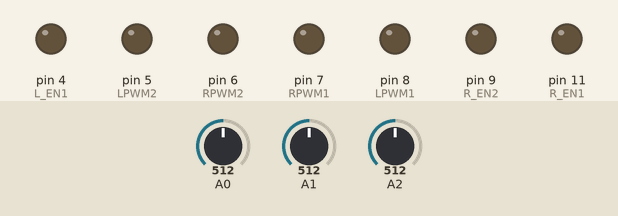
Simulated run of this sketch. Board: Arduino Uno, built with avr-gcc and run on an emulated ATmega328P. Parts: output pins drawn as LEDs (lit = HIGH). The inputs (shaded band) are chosen by the test bench; at power-on: A1 = 512, A2 = 512, A0 = 512.

Above: at 1.2 s.
1.3 s: A1 set to 520
At 2.5 s:
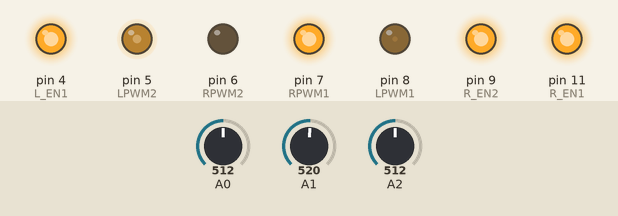
2.8 s: A2 set to 95
4.3 s: A2 set to 86
At 4.8 s:
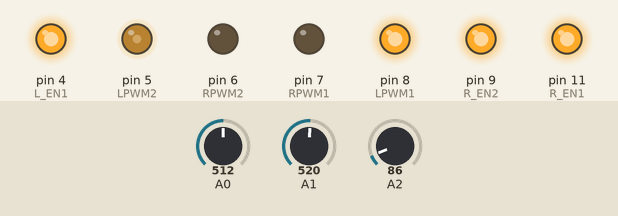
5.8 s: A0 set to 87
7.3 s: A0 set to 74
At 8.3 s:
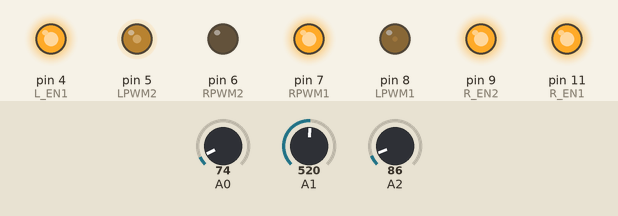
8.8 s: A1 set to 511
At 10.2 s:
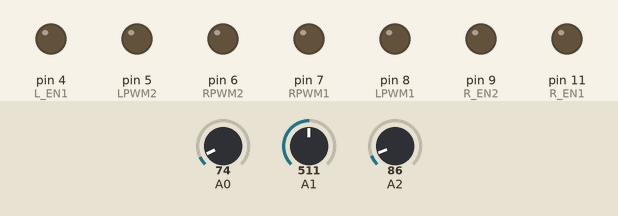
Timing chart, 0 to 11.3 s (numbered marks = the images above; inputs shaded):
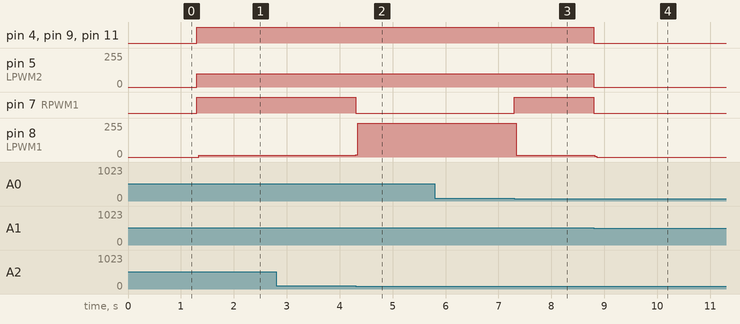

Measured:
- the behaviour switches between 512 and 513 on A1 (found by bisection; images 0 and 1)
- the behaviour switches between 91 and 90 on A2 (found by bisection; images 1 and 2)
- the behaviour switches between 81 and 80 on A0 (found by bisection; images 2 and 3)
- after the input at 1.3 s, pin 4 (L_EN1), pin 7 (RPWM1), pin 9 (R_EN2), pin 11 (R_EN1): LOW → HIGH at once; pin 5 (LPWM2): 0/255 → 100/255 at once; pin 8 (LPWM1): 0/255 → 12/255 at once
- after the input at 2.8 s, every drawn part: stays the same
- after the input at 4.3 s, pin 7 (RPWM1): HIGH → LOW at once; pin 8 (LPWM1): 12/255 → 255/255 at once
- after the input at 5.8 s, every drawn part: stays the same
- after the input at 7.3 s, pin 7 (RPWM1): LOW → HIGH at once; pin 8 (LPWM1): 255/255 → 12/255 at once
- after the input at 8.8 s, pin 4 (L_EN1), pin 7 (RPWM1), pin 9 (R_EN2), pin 11 (R_EN1): HIGH → LOW at once; pin 5 (LPWM2): 100/255 → 0/255 at once; pin 8 (LPWM1): 12/255 → 0/255 at once

The sketch:

Maincode.ino
```cpp
const int fi = A0;
const int fr = A2;
const int fm = A1;

int index = 0;
int ring = 0;
int middle = 0;

int RPWM1=7;
int LPWM1=8;

int L_EN1=4;
int R_EN1=11;

int RPWM2=6;
int LPWM2=5;

int L_EN2=8;
int R_EN2=9;

int speed = 70; // adjust from 0 min to 255 max

void setup()
{
    Serial.begin(9600);
    pinMode(RPWM1, OUTPUT);
    pinMode(LPWM1, OUTPUT);
    pinMode(L_EN1, OUTPUT);
    pinMode(R_EN1, OUTPUT);

    pinMode(RPWM2, OUTPUT);
    pinMode(LPWM2, OUTPUT);
    pinMode(L_EN2, OUTPUT);
    pinMode(R_EN2, OUTPUT);


    digitalWrite(L_EN1, LOW);
    digitalWrite(R_EN1, LOW);
    analogWrite(RPWM1, 0);
    analogWrite(LPWM1, 0);

    digitalWrite(L_EN2, LOW);
    digitalWrite(R_EN2, LOW);
    analogWrite(RPWM2, 0);
    analogWrite(LPWM2, 0);
}


void loop()
{
  index = analogRead(A0);
  ring = analogRead(A2);
  middle = analogRead(A1);

  if(index <= 80 && ring > 90)
  {
    //Forward
    digitalWrite(R_EN1, HIGH);
    digitalWrite(L_EN1, HIGH);

    digitalWrite(R_EN2, HIGH);
    digitalWrite(L_EN2, HIGH);

    //r
    analogWrite(RPWM1, 130);
    analogWrite(LPWM1, 0);
    //l
    analogWrite(RPWM2, 100);
    analogWrite(LPWM2, 0);

  }

  else if(index > 80 && ring <= 90)
  {
    //Reverse
    digitalWrite(R_EN1, HIGH);
    digitalWrite(L_EN1, HIGH);

    digitalWrite(R_EN2, HIGH);
    digitalWrite(L_EN2, HIGH);

    //r
    analogWrite(RPWM1, 0);
    analogWrite(LPWM1, 130);
    //l
    analogWrite(RPWM2, 0);
    analogWrite(LPWM2, 100);
  }
  else if(middle > 512)
  {
    //Reverse
    digitalWrite(R_EN1, HIGH);
    digitalWrite(L_EN1, HIGH);

    digitalWrite(R_EN2, HIGH);
    digitalWrite(L_EN2, HIGH);

    //r
    analogWrite(RPWM1, 130);
    analogWrite(LPWM1, 0);
    //l
    analogWrite(RPWM2, 0);
    analogWrite(LPWM2, 100);
  }

  else
  {
    //Stop
    digitalWrite(R_EN1, LOW);
    digitalWrite(L_EN1, LOW);

    digitalWrite(R_EN2, LOW);
    digitalWrite(L_EN2, LOW);

    analogWrite(RPWM1, 0);
    analogWrite(LPWM1, 0);

    analogWrite(RPWM2, 0);
    analogWrite(LPWM2, 0);
  }

}
```
